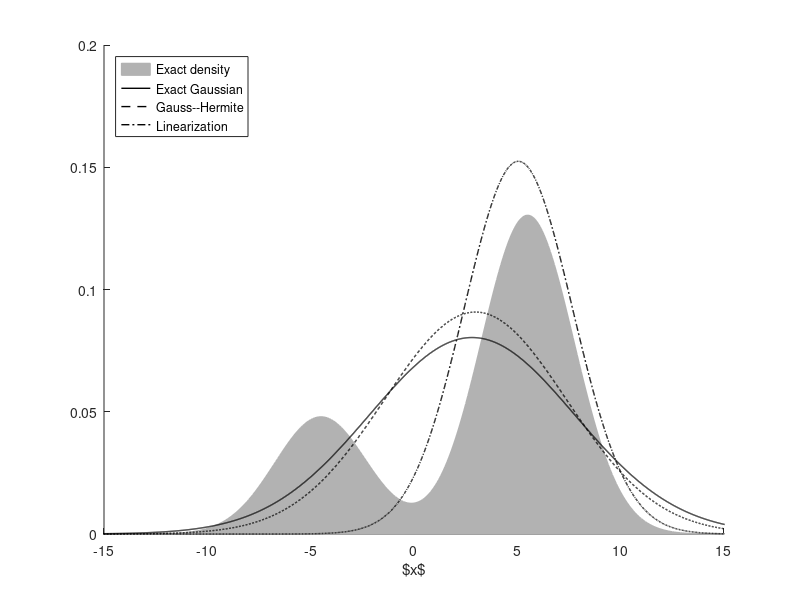
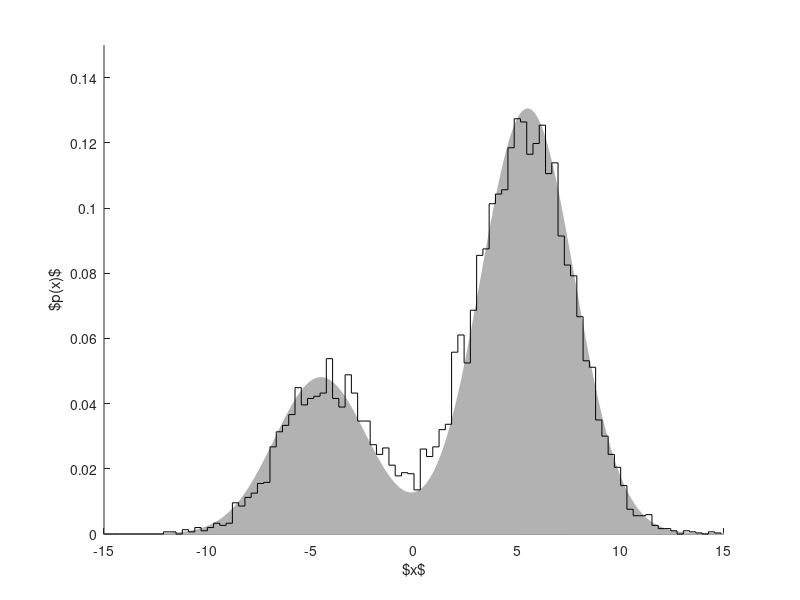
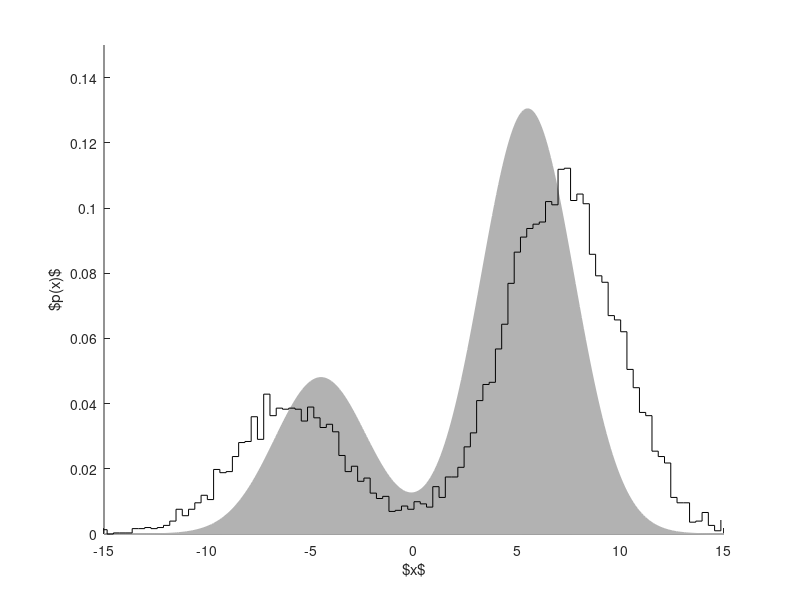
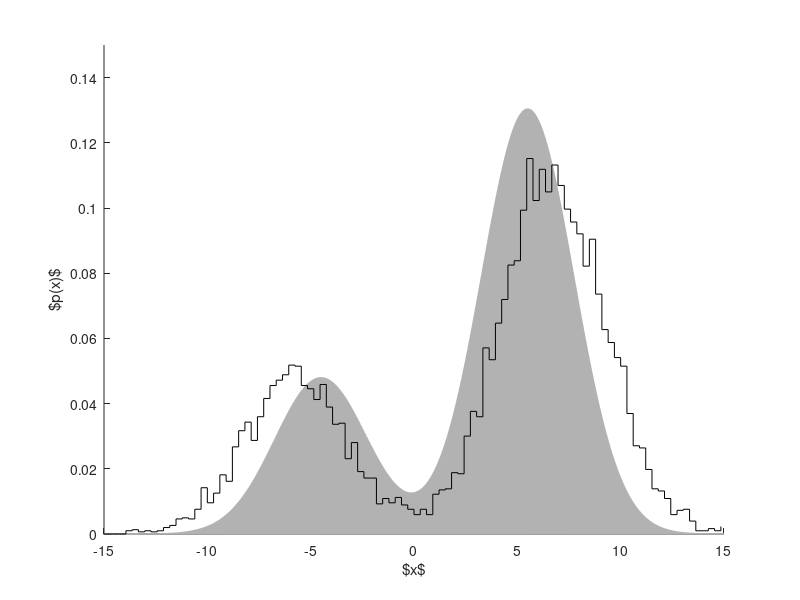

Source code (MATLAB) for these figures, in order:
%% Examples 9.6 and 9.14: Linearizations and approximations for the Benes model
%
% Copyright: 
%   2018 - Simo Särkkä and Arno Solin
%
% License:
%   This software is provided under the MIT License. See the accompanying 
%   LICENSE file for details.

%%
% Reference result
%

    dt = 1;
    T  = (0:dt:5);
    x0 = 0.5;
    t  = 5;
    
    q = 1; % Change this from one only if you know what you are doing
    
    trans_dens = @(xx,t) 1./sqrt(2*pi*t).*cosh(xx)./cosh(x0).*exp(-0.5*t).*exp(-1./(2*t).*(xx-x0).^2);

    % diff(tanh(x))
    % = 1 - tanh(x)^2
    % 
    % diff(tanh(x),2)
    % = 2*tanh(x)*(tanh(x)^2 - 1)
    
    % Lock random seed
    if exist('rng') % Octave doesn't have rng
      rng(1);
    else
      randn('state',2);
    end

    C = chol([dt^3/3 dt^2/2; dt^2/2 dt],'lower');
    XX1 = zeros(1,10000);
    XX2 = zeros(size(XX1));
    XX3 = zeros(size(XX1));
    for n=1:size(XX1,2)
        x = x0;
        y = x0;
        z = x0;
        for k=1:length(T)-1
            % Euler
            x = x + tanh(x) * dt + sqrt(dt)*sqrt(q)*randn;

            % IT1.5
            zb = C * sqrt(q) * randn(2,1);
            fy = tanh(y);
            dfy = 1 - tanh(y)^2;
            d2fy = 2*tanh(y)*(tanh(y)^2 - 1);
            a = dfy * fy + 0.5 * d2fy;
            b = dfy;
            y = y + fy * dt + zb(2) + a * dt^2/2 + b * zb(1);

            % SRK1.5
            xp = z + tanh(z) * dt + sqrt(dt);
            xm = z + tanh(z) * dt - sqrt(dt);
            z = z + tanh(z) * dt + zb(2) + ...
                1/4*(tanh(xp) - 2*tanh(z) + tanh(xm)) * dt + ...
                1/(2*sqrt(dt)) * (tanh(xp) - tanh(xm)) * zb(1);
        end
        XX1(n) = x;
        XX2(n) = y;
        XX3(n) = z;
    end
    
    xx = -15:0.1:15;
    
    bins = linspace(-15,15,100);
    
    subplot(3,2,1);
    nh = hist(XX1,bins);
    hold off;
    bar(bins,nh/sum(nh)/(bins(2)-bins(1)));
    hold on;
    plot(xx,trans_dens(xx,t));
    title('Euler');
    xlim([xx(1) xx(end)]);

    subplot(3,2,2);
    nh = hist(XX2,bins);
    hold off;
    bar(bins,nh/sum(nh)/(bins(2)-bins(1)));
    hold on;
    plot(xx,trans_dens(xx,t));
    title('Ito-Taylor 1.5');
    xlim([xx(1) xx(end)]);

    subplot(3,2,3);
    nh = hist(XX3,bins);
    hold off;
    bar(bins,nh/sum(nh)/(bins(2)-bins(1)));
    hold on;
    plot(xx,trans_dens(xx,t));
    title('SRK 1.5');
    xlim([xx(1) xx(end)]);
    
    
    subplot(3,2,6);
    plot(xx,trans_dens(xx,t));
    title('Exact');
    xlim([xx(1) xx(end)]);
    
    sum(trans_dens(xx,t) .* (xx(2)-xx(1)))

    
%%
% GH weights
%
    n = 10;
    
    %
    % Form Probabilists' Hermite polynomials of
    % order n-1 and n
    %
    Hpm = 1;
    Hp  = [1 0];
    for i=1:n-1
        tmp = Hp;
        Hp = [Hp 0] - [0 0 i*Hpm];
        Hpm = tmp;
    end

    %
    % Single dimensional weights and points
    %
    xi = roots(Hp)';
    W = factorial(n)./(n^2*polyval(Hpm,xi).^2);
    

%%
% Gaussian integration exactly, using linearization
% and sigma-points.
%
    dt = 0.01;
    t  = 5;
    T = (0:dt:t);

    m_ga = x0;
    P_ga = eps;
    
    m_li = x0;
    P_li = 0;

    m_si = x0;
    P_si = 0;

    dx = 0.01;
    grid = -20:dx:20;
    
    for k=1:length(T)
        gd_ga = 1/sqrt(2*pi*P_ga)*exp(-1/(2*P_ga)*(grid - m_ga).^2);
        gd_ga = gd_ga ./ sum(gd_ga) / dx;

        dm_ga = sum(tanh(grid) .* gd_ga .* dx);
        dP_ga = sum(2*(1-tanh(grid).^2).*gd_ga*dx)*P_ga + 1;
        m_ga = m_ga + dm_ga * dt;
        P_ga = P_ga + dP_ga * dt;

        dm_li = tanh(m_li);
        dP_li = 1 + 2*(1 - tanh(m_li)^2)*P_li;
        m_li = m_li + dm_li * dt;
        P_li = P_li + dP_li * dt;
        
        dm_si = sum(W .* tanh(m_si + sqrt(P_si) * xi));
        dP_si = 1 + 2 * sum(W .* sqrt(P_si) .* xi .* tanh(m_si + sqrt(P_si) * xi));
        m_si = m_si + dm_si * dt;
        P_si = P_si + dP_si * dt;
        
    end

    gd_ex = trans_dens(grid,t);
    gd_ex = gd_ex ./ sum(gd_ex) / dx;
    m_ex = sum(grid .* gd_ex .* dx);
    P_ex = sum(grid.^2 .* gd_ex .* dx) - m_ex^2;
            
    m_ta = x0 + tanh(x0) * t;
    P_ta = x0^2 + 2 * x0 * tanh(x0) * t + t + t^2 - m_ta^2;

    gd_ta = 1/sqrt(2*pi*P_ta)*exp(-1/(2*P_ta)*(grid - m_ta).^2);
    gd_ta = gd_ta ./ sum(gd_ta) / dx;
    
    gd_li = 1/sqrt(2*pi*P_li)*exp(-1/(2*P_li)*(grid - m_li).^2);
    gd_li = gd_li ./ sum(gd_li) / dx;
    
    gd_si = 1/sqrt(2*pi*P_si)*exp(-1/(2*P_si)*(grid - m_si).^2);
    gd_si = gd_si ./ sum(gd_si) / dx;
    
    xx = -15:0.1:15;
    figure(1); clf;
    plot(xx,trans_dens(xx,t),grid,gd_ta,grid,gd_ga,'--',grid,gd_si,'-.',grid,gd_li,':');
    legend('Exact density','Taylor','Grid Gaussian fit','Gauss-Hermite','Linearization','Location','northwest');

    
%%
% Test sigma-point methods for simulation
%

    dt = 1;
    t  = 5;
    T = (0:dt:t);
    eu_steps = 10;

    % Lock random seed
    if exist('rng') % Octave doesn't have rng
      rng(1);
    else
      randn('state',2);
    end
    
    XX3 = zeros(1,10000);
    for n=1:size(XX1,2)
        x = x0;
        for k=1:length(T)-1
            m_si = x;
            P_si = 0;

            ddt = dt/eu_steps;
            for i=1:eu_steps
                dm_si = sum(W .* tanh(m_si + sqrt(P_si) * xi));
                dP_si = 1 + 2 * sum(W .* sqrt(P_si) .* xi .* tanh(m_si + sqrt(P_si) * xi));
                m_si = m_si + dm_si * ddt;
                P_si = P_si + dP_si * ddt;
            end

            x = m_si + sqrt(P_si) * randn;
        end
        XX3(n) = x;
    end

    figure(1); clf;
    nh = hist(XX3,bins);
    hold off;
    bar(bins,nh/sum(nh)/(bins(2)-bins(1)));
    hold on;
    plot(xx,trans_dens(xx,t));

%%
% Test the simulation with local linearizations
%

    dt = 1;
    t  = 5;
    T = (0:dt:t);

    % Lock random seed
    if exist('rng') % Octave doesn't have rng
      rng(1);
    else
      randn('state',2);
    end
    
    XX4 = zeros(1,10000);

    for n=1:size(XX1,2)
        x1 = x0;
        x2 = x0;

        for k=1:length(T)
            x  = x1;
            f  = tanh(x);
            df = 1 - tanh(x)^2;
            d2f = 2*tanh(x)*(tanh(x)^2 - 1);
            F = 1/dt*log(1 + f/(x*df)*(exp(df*dt) - 1));

            m1 = exp(F*dt)*x;
            P1 = 1/(2*F)*(exp(2*F*dt)-1);

            x  = x2;
            f  = tanh(x);
            df = 1 - tanh(x)^2;
            d2f = 2*tanh(x)*(tanh(x)^2 - 1);
            
            G = df;
            a = d2f/2;
            b = f - x*df;

            %
            % dm/dt = G m + a t + b
            % dP/dt = 2 G P + 1
            %
            % m(t) = exp(G*t)*x0 + int_0^t exp(G (t-s)) [a s + b] ds
            %      = (b*(exp(G*t) - 1))/G - a*(t/G - (exp(G*t) - 1)/G^2)
            % P(t) = 1/(2G) [exp(2 G dt) - 1]

            m2 = exp(G*dt)*x + (b*(exp(G*dt) - 1))/G - a*(dt/G - (exp(G*dt) - 1)/G^2);
            P2 = 1/(2*G)*(exp(2*G*dt)-1);
            
            x1 = m1 + sqrt(P1) * randn;
            x2 = m2 + sqrt(P2) * randn;            
        end
        XX4(n) = x1;
        XX5(n) = x2;
    end
    
    figure(1); clf
    subplot(1,2,1);
    nh = hist(XX4,bins);
    hold off;
    bar(bins,nh/sum(nh)/(bins(2)-bins(1)));
    hold on;
    plot(xx,trans_dens(xx,t));
    
    subplot(1,2,2);
    nh = hist(XX5,bins);
    hold off;
    bar(bins,nh/sum(nh)/(bins(2)-bins(1)));
    hold on;
    plot(xx,trans_dens(xx,t));
    
%%
% Plot the actual figures
%   

    % Gaussian approximations
    figure(1); clf; hold on
    
      % Exact density
      fill(xx,trans_dens(xx,t),1,'FaceColor',[.7 .7 .7],'EdgeColor',[.7 .7 .7])
    
      % The lines
      h = plot(grid,gd_ta,'-',grid,gd_si,'--',grid,gd_li,'-.');
      set(h(1),'Color',[0 0 0]);
      set(h(1),'LineWidth',1);
      set(h(2),'Color',[0 0 0]);
      set(h(2),'LineWidth',1);
      set(h(3),'Color',[0 0 0]);
      set(h(3),'LineWidth',1);

      legend('Exact density','Exact Gaussian','Gauss--Hermite','Linearization','Location','northwest');
      xlabel('$x$');
      xlim([-15 15]);
      ylim([0 0.2]);
    
    % Approximations of the histogram

    % Sigma-point
    figure(2); clf; hold on

      % Exact density
      fill(xx,trans_dens(xx,t),1,'FaceColor',[.7 .7 .7],'EdgeColor',[.7 .7 .7])

      % Approximation
      nh = hist(XX3,bins);
      stairs(bins-(bins(2)-bins(1))/2,nh/sum(nh)/(bins(2)-bins(1)),'-k');
      
      xlabel('$x$');
      ylabel('$p(x)$');
      xlim([-15 15]);
      ylim([0 0.15]);
    
    % Ozaki
    figure(3); clf; hold on

      % Exact density
      fill(xx,trans_dens(xx,t),1,'FaceColor',[.7 .7 .7],'EdgeColor',[.7 .7 .7])

      % Approximation
      nh = hist(XX4,bins);
      stairs(bins-(bins(2)-bins(1))/2,nh/sum(nh)/(bins(2)-bins(1)),'-k');

      xlabel('$x$');
      ylabel('$p(x)$');
      xlim([-15 15]);
      ylim([0 0.15]);

    % Shoji
    figure(4); clf; hold on

      % Exact density
      fill(xx,trans_dens(xx,t),1,'FaceColor',[.7 .7 .7],'EdgeColor',[.7 .7 .7])

      % Approximation    
      nh = hist(XX5,bins);
      stairs(bins-(bins(2)-bins(1))/2,nh/sum(nh)/(bins(2)-bins(1)),'-k');
      
      xlabel('$x$');
      ylabel('$p(x)$');
      xlim([-15 15]);
      ylim([0 0.15]);

    % Ito-Taylor
    figure(5); clf; hold on

      % Exact density
      fill(xx,trans_dens(xx,t),1,'FaceColor',[.7 .7 .7],'EdgeColor',[.7 .7 .7])

      % Approximation
      nh = hist(XX2,bins);
      stairs(bins-(bins(2)-bins(1))/2,nh/sum(nh)/(bins(2)-bins(1)),'-k');
      
      xlabel('$x$');
      ylabel('$p(x)$');
      xlim([-15 15]);
      ylim([0 0.15]);

